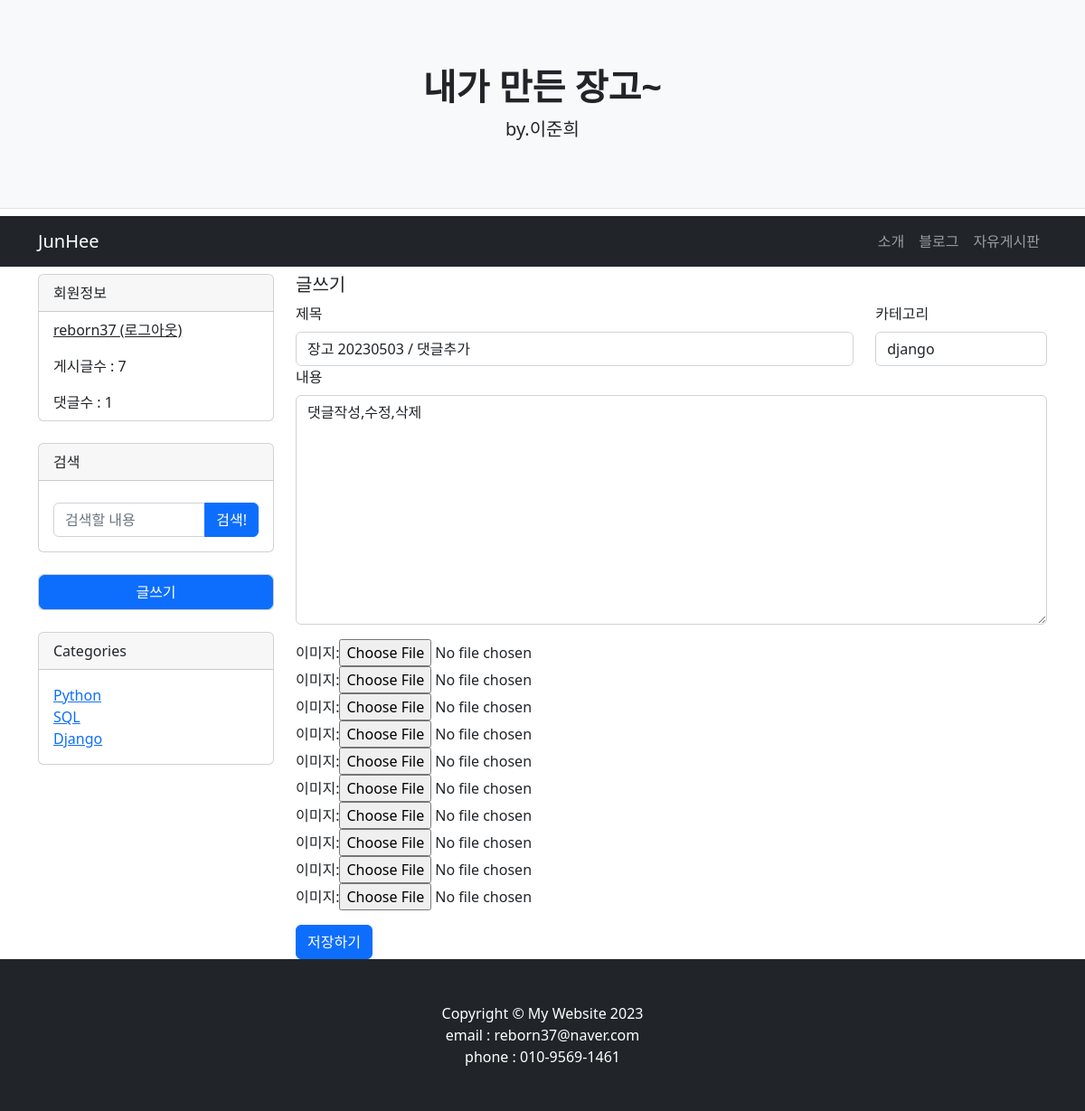
The page /blog/post/modify/26/ (signed in) on the database its author committed.
### blog/models.py (models this page shows, shortened)
class Post(models.Model):
    id = models.AutoField(primary_key=True)
    title = models.CharField(max_length=200)
    author = models.ForeignKey(User, on_delete=models.CASCADE, related_name='author_question')
    content = models.TextField()
    create_date = models.DateTimeField()
    modify_date = models.DateTimeField(null=True, blank=True)
    click = models.IntegerField(null=True, default=0) # 클릭
    category = models.ForeignKey(Category,null=True,blank=True,on_delete=models.SET_NULL,related_name='blog_category')
    class Meta:
        db_table = 'post'

class Category(models.Model):
    name = models.CharField(max_length=50,unique=True)
    slug = models.SlugField(max_length=200,unique=True,allow_unicode=True)
    def __str__(self):
        return self.name
    class Meta:
        verbose_name_plural = "categories"

### blog/views.py (the view)
# urls.py: path('post/modify/<int:post_id>/', views.post_modify, name='post_modify'),
def post_modify(request, post_id):
    post = get_object_or_404(Post, pk=post_id)
    posts = countpost(request)
    comments = countcomment(request)
    ImageFormSet = modelformset_factory(PostImage,form=ImageForm,extra=10)
    if request.user != post.author:
        messages.error(request, '수정권한이 없습니다')
        return redirect('blog:detail', post_id=post.id)
    if request.method == "POST":
        postform = PostForm(request.POST, instance=post)
        formset = ImageFormSet(request.POST, request.FILES, queryset=PostImage.objects.none())
        if postform.is_valid():
            post_form = postform.save(commit=False)
            post_form.modify_date = timezone.now()  # 수정일시 저장
            post_form.save()
            for form in formset.cleaned_data:
                if form:
                    image = form['image']
                    photo = PostImage(post=post_form,image=image)
                    photo.save()
            return redirect('blog:detail',post_id=post.id)
    else:
        postform = PostForm(instance=post)
        formset = ImageFormSet(queryset=PostImage.objects.none()) # 이미지폼
    context = {'postform':postform,'formset':formset,'posts':posts,'comments':comments}
    return render(request, 'blog/post_form.html', context)

### blog/forms.py
class PostForm(forms.ModelForm):
    class Meta:
        model = Post # 사용할 모델
        fields = ['title','category','content'] # 폼에서 사용할 모델의 속성
        labels = {
            'title': _('제목'),
            'category':_('카테고리'),
            'content':_('내용'),
        }
        error_messages = {
            'Title': {
                'max_length': _("제목은 10자이내로 가능합니다."),
            },
        }

### blog/views.py (called while the page is built)
def countpost(request):
    if request.user in User.objects.all(): # 유저가 로그인하면
        return Post.objects.filter(author_id=request.user).count() # 유저의 아이디=포스트 작성자 아이디 인 포스트들의 갯수를 세서 posts에 담아서 render
    else:
        return Post.objects

def countcomment(request):
    if request.user in User.objects.all():
        return Comment.objects.filter(author_id=request.user).count()
    else:
        return Comment.objects

### templates/blog/post_form.html (shortened to what this page needs)
{% extends 'base.html' %}
{% block content %}
<div class='container'>
    <div class='row'>
        {% include  "leftbox.html" %}
        <div class='col-lg-9'>
            <h5>글쓰기</h5>
            <form method="post" enctype="multipart/form-data">
                <div class='row'>
                    <div class="col-lg-9">
                        <label for="title" class="form-label">제목</label>
                        <input type="text" class="form-control" name="title" id="title"
                            value="{{ postform.title.value|default_if_none:'' }}">
                    </div>
                    <div class="col-lg-3">
                        <label for="category" class="form-label">카테고리</label>
                        <select class='form-control' name='category' id='category' value="{{ form.category.value|default_if_none:'Django'}}">
                            {% if postform.category %}
                            {% for category in postform.category %}
                            {{ category }}
                            {% endfor %}
                            {% endif %}
                        </select>
                    </div>
                </div>
                <div class="mb-3">
                    <label for="content" class="form-label">내용</label>
                    <textarea class="form-control" name="content"
                            id="content" rows="10">{{ postform.content.value|default_if_none:'' }}</textarea>
                </div>
                <div class="mb-3">
                    {% for form in formset %}
                        {{ form }}<br/>
                    {% endfor %}
                </div>
                {% if user.id == 1 %}
                <button type="submit" class="btn btn-primary">저장하기</button>
                {% else %}
                <h1>블로그 주인만 작성할 수 있습니다.</h1>
                {% endif %}
            </form>
        </div>
    </div>
</div>
{% endblock %}

### templates/leftbox.html
<div class="col-lg-3">
    <div class="card mb-4">
        <div class="card-header">회원정보</div>
        {% if user.is_authenticated %}
        <a class='card-body py-2' href="{% url 'common:logout' %}">{{ user.username }} (로그아웃)</a>
        <p class='card-body mb-0 py-2'>게시글수 : {{ posts }} </p>
        <p class='card-body mb-0 py-2'>댓글수 : {{ comments }} </p>
        {% else %}
        <div class='column py-3 text-center'>
            <a class='card-body' href="{% url 'common:login' %}">로그인</a>
            <a class='card-body' href="{% url 'common:signup' %}">회원가입</a>
        </div>
        {% endif %}
    </div>
    <div class="card mb-4">
        <div class="card-header mb-2">검색</div>
        <div class="card-body">
            <div class="input-group">
                <input class="form-control" type="text" placeholder="검색할 내용" aria-label="Enter search term..." aria-describedby="button-search" />
                <button class="btn btn-primary" id="button-search" type="button">검색!</button>
            </div>
        </div>
    </div>
    {% if user.is_authenticated %}
    <div class='card mb-4'>
        <a href="{% url 'blog:post_create' %}" class="btn btn-primary">글쓰기</a>
    </div>
    {% endif %}
    <div class="card mb-4">
        <div class="card-header">Categories</div>
        <div class="card-body">
            <div class="row">
                <div class="col-sm-6">
                    <ul class="list-unstyled mb-0">
                        <li><a href="#!">Python</a></li>
                        <li><a href="#!">SQL</a></li>
                        <li><a href="#!">Django</a></li>
                    </ul>
                </div>
            </div>
        </div>
    </div>
</div>

### rows shown on the page
Post: title "장고 20230503 / 댓글추가", category "django", content "댓글작성,수정,삭제"

### other values the page prints
{{ user.username }} "reborn37"
{{ posts }} "7"
{{ comments }} "1"
